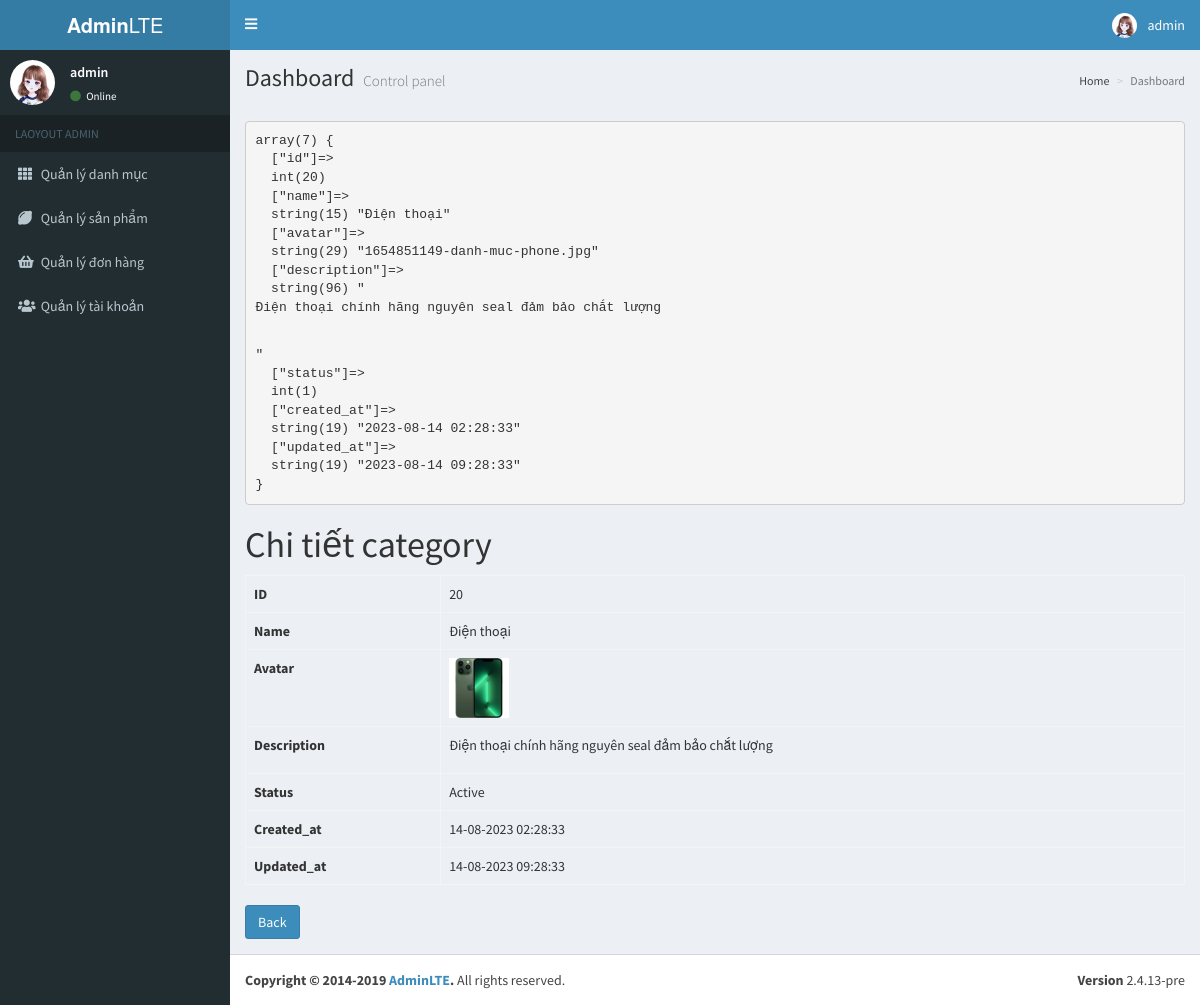
/backend/index.php?controller=category&action=detail&id=20 (signed in), run on the app's committed database.
### tables this page shows
CREATE TABLE `categories` (
  `id` int(11) NOT NULL,
  `name` varchar(255) NOT NULL,
  `avatar` varchar(255) NOT NULL,
  `description` text DEFAULT NULL,
  `status` tinyint(3) DEFAULT NULL,
  `created_at` timestamp NOT NULL DEFAULT current_timestamp(),
  `updated_at` datetime NOT NULL DEFAULT current_timestamp() ON UPDATE current_timestamp()
);

### backend/controllers/Controller.php (called while the page is built, shortened)
<?php
class Controller {
    public function render($file, $variables = []) {
        extract($variables);
        require_once $file;
        $view = ob_get_clean();
        return $view;
    }
}

### backend/controllers/CategoryController.php (called while the page is built, shortened)
<?php
require_once 'controllers/Controller.php';
require_once 'models/Category.php';
class CategoryController extends Controller {
  public function detail()
  {
    $id = $_GET['id'];
    $category_model = new Category();
    $category = $category_model->getCategoryById($id);
    $this->content = $this->render('views/categories/detail.php', [
        'category' => $category
    ]);
    require_once 'views/layouts/main.php';
  }
}

### backend/index.php (called while the page is built, shortened)
<?php
$action = isset($_GET['action']) ? $_GET['action'] : 'index';
$object = new $controller();
$object->$action();

### backend/models/Model.php (called while the page is built, shortened)
<?php
class Model {
    public function __construct() {
        $this->connection = $this->getConnection();
    }
    public function getConnection() {
        $connection =
            new PDO(Database::DB_DSN,
                Database::DB_USERNAME,
                Database::DB_PASSWORD);
        return $connection;
    }
}

### backend/models/Category.php (called while the page is built, shortened)
<?php
require_once 'models/Model.php';
class Category extends Model {
  public function getCategoryById($id)
  {
    $obj_select = $this->connection
        ->prepare("SELECT * FROM categories WHERE id = $id");
    $obj_select->execute();
    $category = $obj_select->fetch(PDO::FETCH_ASSOC);
    return $category;
  }
}

### backend/views/categories/detail.php (the view, shortened to what this page needs)
<?php
echo "<pre>";
   var_dump($category);
echo "</pre>";
 ?>
<h1>Chi tiết category</h1>
<table class="table table-bordered">
    <tr>
        <th>ID</th>
        <td><?php echo $category['id']; ?></td>
    </tr>
    <tr>
        <th>Name</th>
        <td><?php echo $category['name']; ?></td>
    </tr>
    <tr>
        <th>Avatar</th>
        <td>
            <?php if (!empty($category['avatar'])): ?>
                <img src="assets/uploads/<?php echo $category['avatar'] ?>" width="60"/>
            <?php endif; ?>
        </td>
    </tr>
    <tr>
        <th>Description</th>
        <td><?php echo $category['description']; ?></td>
    </tr>
    <tr>
        <th>Status</th>
        <td>
            <?php
            $status_text = 'Active';
            echo $status_text;
            ?>
        </td>
    </tr>
    <tr>
        <th>Created_at</th>
        <td>
            <?php echo date('d-m-Y H:i:s', strtotime($category['created_at'])); ?>
        </td>
    </tr>
    <tr>
        <th>Updated_at</th>
        <td>
            <?php echo date('d-m-Y H:i:s', strtotime($category['updated_at'])); ?>
        </td>
    </tr>
</table>
<a class="btn btn-primary" href="index.php?controller=category">Back</a>

### data on the page
categories: id "20", name "Điện thoại", avatar (picture), description "Điện thoại chính hãng nguyên seal đảm bảo chắt lượng", created_at "14-08-2023 02:28:33", updated_at "14-08-2023 09:28:33"

### other printed values
$_SESSION['admin']['username'] "admin"
$status_text "Active"
